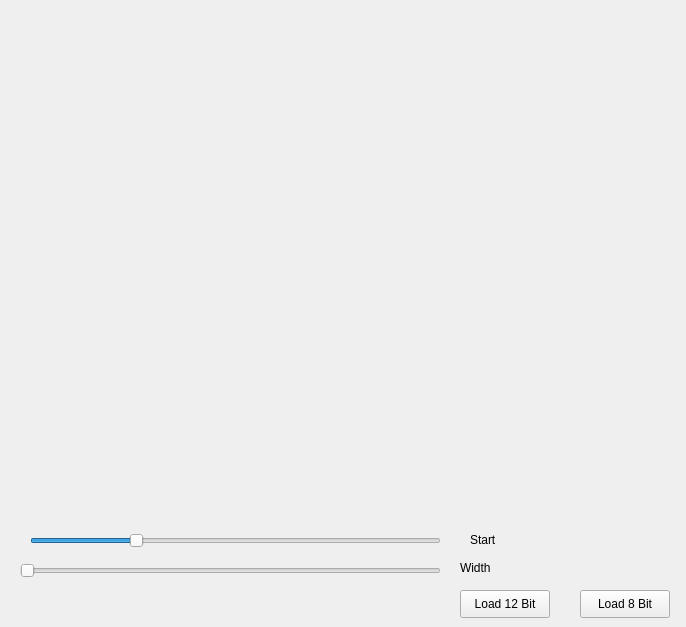
<?xml version="1.0" encoding="UTF-8"?>
<ui version="4.0">
 <class>Widget</class>
 <widget class="QWidget" name="Widget">
  <property name="geometry">
   <rect>
    <x>0</x>
    <y>0</y>
    <width>686</width>
    <height>627</height>
   </rect>
  </property>
  <property name="windowTitle">
   <string>Widget</string>
  </property>
  <widget class="QLabel" name="label_image_2">
   <property name="geometry">
    <rect>
     <x>0</x>
     <y>0</y>
     <width>512</width>
     <height>512</height>
    </rect>
   </property>
   <property name="text">
    <string/>
   </property>
  </widget>
  <widget class="QPushButton" name="pushButton_8bit">
   <property name="geometry">
    <rect>
     <x>580</x>
     <y>590</y>
     <width>90</width>
     <height>28</height>
    </rect>
   </property>
   <property name="text">
    <string>Load 8 Bit</string>
   </property>
  </widget>
  <widget class="QPushButton" name="pushButton_12bit">
   <property name="geometry">
    <rect>
     <x>460</x>
     <y>590</y>
     <width>90</width>
     <height>28</height>
    </rect>
   </property>
   <property name="text">
    <string>Load 12 Bit</string>
   </property>
  </widget>
  <widget class="QSlider" name="slider_start">
   <property name="geometry">
    <rect>
     <x>30</x>
     <y>530</y>
     <width>411</width>
     <height>22</height>
    </rect>
   </property>
   <property name="minimum">
    <number>-1024</number>
   </property>
   <property name="maximum">
    <number>3071</number>
   </property>
   <property name="singleStep">
    <number>1</number>
   </property>
   <property name="value">
    <number>0</number>
   </property>
   <property name="orientation">
    <enum>Qt::Horizontal</enum>
   </property>
  </widget>
  <widget class="QSlider" name="slider_width">
   <property name="geometry">
    <rect>
     <x>20</x>
     <y>560</y>
     <width>421</width>
     <height>22</height>
    </rect>
   </property>
   <property name="minimum">
    <number>1</number>
   </property>
   <property name="maximum">
    <number>4095</number>
   </property>
   <property name="orientation">
    <enum>Qt::Horizontal</enum>
   </property>
  </widget>
  <widget class="QLabel" name="label_start">
   <property name="geometry">
    <rect>
     <x>470</x>
     <y>530</y>
     <width>121</width>
     <height>20</height>
    </rect>
   </property>
   <property name="text">
    <string>Start</string>
   </property>
   <property name="textFormat">
    <enum>Qt::RichText</enum>
   </property>
  </widget>
  <widget class="QLabel" name="label_width">
   <property name="geometry">
    <rect>
     <x>460</x>
     <y>560</y>
     <width>111</width>
     <height>16</height>
    </rect>
   </property>
   <property name="text">
    <string>Width</string>
   </property>
  </widget>
 </widget>
 <layoutdefault spacing="6" margin="11"/>
 <resources/>
 <connections/>
</ui>
